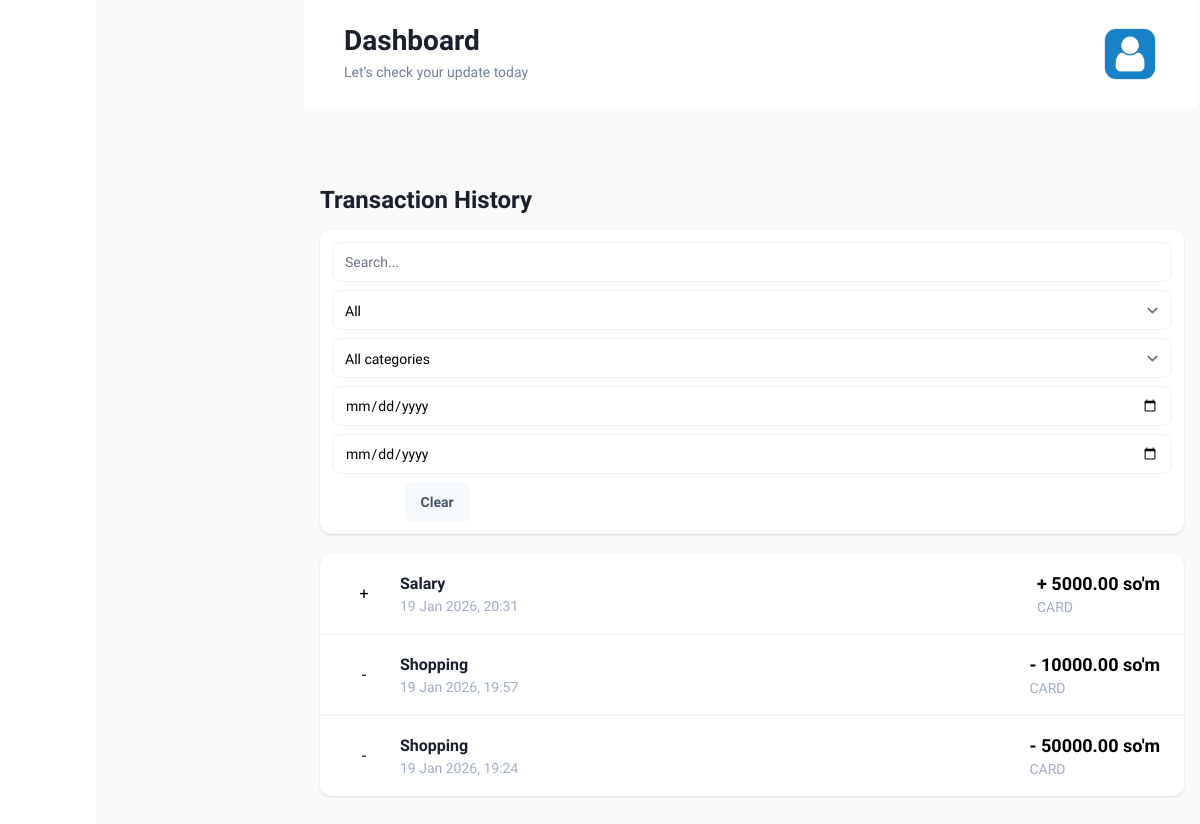
The app's page /history/ (signed in), older data.
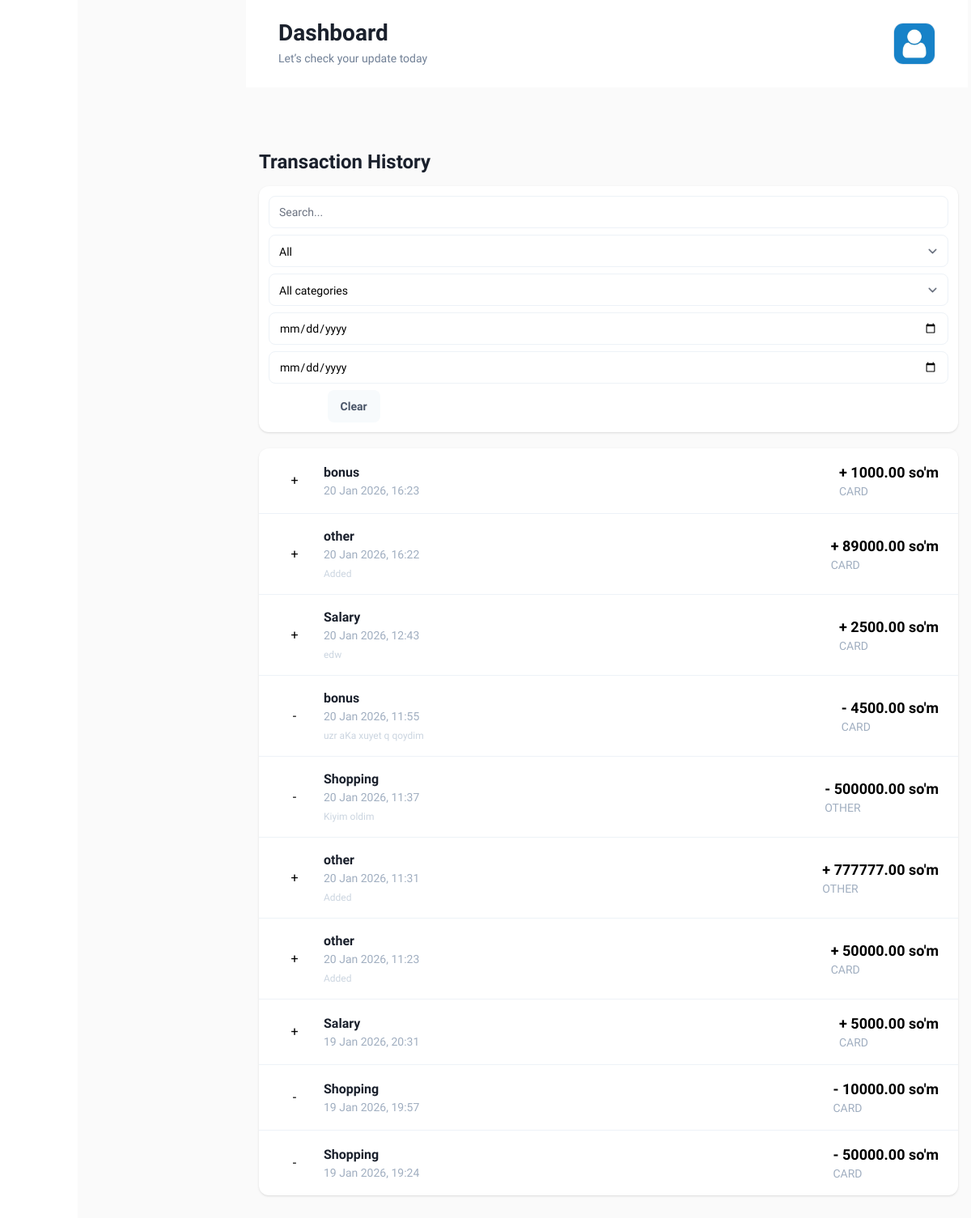
The same page, newer data.
### mainapp/models.py (models this page shows, shortened)
class IncomeOutcome(models.Model):
    TYPE_CHOICES = [
        ('income', 'Kirim'),
        ('expense', 'Chiqim'),
    ]
    author = models.ForeignKey(settings.AUTH_USER_MODEL, on_delete=models.CASCADE)
    wallet = models.ForeignKey(Wallet, on_delete=models.CASCADE, related_name='wallets')
    amount = models.DecimalField(max_digits=15, decimal_places=2)
    category = models.ForeignKey(Category, on_delete=models.CASCADE)
    type = models.CharField(max_length=8, choices=TYPE_CHOICES)
    comment = models.TextField()
    created = models.DateTimeField(auto_now_add=True)
    updated = models.DateTimeField(auto_now=True)

class Category(models.Model):
    TYPE_CHOICES = (
        ('income', 'Kirim'),
        ('expense', 'Chiqim'),
    )
    title = models.CharField(max_length=32)
    type_p = models.CharField(max_length=8, choices=TYPE_CHOICES)

class Wallet(models.Model):
    TYPE_CHOICES = (
        ('cash', 'CASH'),
        ('card', 'Bank card'),
        ('other', 'OTHER'),
    )
    CURRENCY_CHOICES=( ("UZS", ("UZS")),
        ("USD", ("USD")),)
    owner = models.ForeignKey(settings.AUTH_USER_MODEL, on_delete=models.CASCADE)
    title = models.CharField(max_length=32)
    type = models.CharField(max_length=16, choices=TYPE_CHOICES, default='other')
    balance = models.DecimalField(max_digits=15, decimal_places=2, default=Decimal('0.00'))
    created = models.DateTimeField(auto_now_add=True)
    currency=models.CharField(max_length=3,choices=CURRENCY_CHOICES)

### mainapp/views.py (the view, shortened to what this page needs)
# urls.py: path('history/', History.as_view(), name='history'),
class History(LoginRequiredMixin, View):
    def get(self, request):
        qs = (
            IncomeOutcome.objects
            .filter(author=request.user)
            .select_related("category", "wallet")
            .order_by("-created")
        )
        period = (request.GET.get("period") or "month").strip()
        now = timezone.localtime()
        if period == "day":
            qs = qs.filter(created__date=now.date())
        elif period == "week":
            start = (now - timedelta(days=7)).date()
            qs = qs.filter(created__date__gte=start, created__date__lte=now.date())
        elif period == "month":
            start = (now - timedelta(days=30)).date()
            qs = qs.filter(created__date__gte=start, created__date__lte=now.date())
        else:
            period = "month"
        q = (request.GET.get("q") or "").strip()
        tx_type = (request.GET.get("type") or "all").strip()
        cat = (request.GET.get("cat") or "all").strip()
        date_from = (request.GET.get("from") or "").strip()
        date_to = (request.GET.get("to") or "").strip()
        if tx_type in ("income", "expense"):
            qs = qs.filter(type=tx_type)
        if cat != "all" and cat.isdigit():
            qs = qs.filter(category_id=int(cat))
        if date_from:
            qs = qs.filter(created__date__gte=date_from)
        if date_to:
            qs = qs.filter(created__date__lte=date_to)
        agg = qs.aggregate(
            income=Sum("amount", filter=Q(type="income")),
            expense=Sum("amount", filter=Q(type="expense")),
        )
        income_sum = agg.get("income") or 0
        expense_sum = agg.get("expense") or 0
        profit_value = income_sum - expense_sum
        categories = Category.objects.all().order_by("title")
        context = {
            "histories": qs,
            "period": period,
            "categories": categories,
            "profit": profit_value,
            "f_q": q,
            "f_type": tx_type,
            "f_cat": cat,
            "f_from": date_from,
            "f_to": date_to,
        }
        return render(request, "history.html", context)

### templates/history.html (shortened to what the changed rows need)
{% extends "base.html" %}
{% block content %}
<div class="max-w-5xl mx-auto px-4 py-8" style="margin-top: 150px">
  <div class="flex flex-col gap-3 mb-5">
    <div class="flex flex-col md:flex-row md:items-center md:justify-between gap-3">
      <h2 class="text-2xl font-bold text-bgray-900 dark:text-white">
        Transaction History
      </h2>
    </div>
  </div>
  <div class="bg-white dark:bg-darkblack-600 rounded-xl shadow overflow-hidden">
    {% if histories %}
      <ul class="divide-y divide-bgray-200 dark:divide-darkblack-400">
        {% for tx in histories %}
        <li class="flex items-center justify-between px-6 py-4
                   hover:bg-bgray-50 dark:hover:bg-darkblack-500 transition">
          <div class="flex items-center gap-4">
            <div class="h-10 w-10 rounded-full flex items-center justify-center
                        {% if tx.type == 'income' %}
                          bg-blue-100 text-blue-600
                        {% else %}
                          bg-orange-100 text-orange-600
                        {% endif %}">
              {% if tx.type == 'income' %}+{% else %}-{% endif %}
            </div>
            <div>
              <p class="font-semibold text-bgray-900 dark:text-white">
                {{ tx.category.title }}
              </p>
              <p class="text-sm text-bgray-500">
                {{ tx.created|date:"d M Y, H:i" }}
              </p>
              {% if tx.comment %}
                <p class="text-xs text-bgray-400 mt-1">{{ tx.comment }}</p>
              {% endif %}
            </div>
          </div>
          <div class="text-right">
            <p class="text-lg font-bold
              {% if tx.type == 'income' %}text-blue-600{% else %}text-orange-600{% endif %}">
              {% if tx.type == 'income' %}+{% else %}-{% endif %}
              {{ tx.amount }} so'm
            </p>
            <p class="text-sm text-bgray-500">
              {{ tx.wallet.type|upper }}
            </p>
          </div>
        </li>
        {% endfor %}
      </ul>
    {% else %}
      <div class="text-center py-10 text-bgray-500">No transactions found</div>
    {% endif %}
  </div>
</div>
{% endblock %}

Row changes from the older to the newer data that the page shows:
added IncomeOutcome: category "bonus", created "20 Jan 2026, 16:23", amount "1000.00", wallet.type "CARD"
added IncomeOutcome: category "other", created "20 Jan 2026, 16:22", comment "Added", amount "89000.00", wallet.type "CARD"
added IncomeOutcome: category "Salary", created "20 Jan 2026, 12:43", comment "edw", amount "2500.00", wallet.type "CARD"
added IncomeOutcome: category "bonus", created "20 Jan 2026, 11:55", comment "uzr aKa xuyet q qoydim", amount "4500.00", wallet.type "CARD"
added IncomeOutcome: category "Shopping", created "20 Jan 2026, 11:37", comment "Kiyim oldim", amount "500000.00", wallet.type "OTHER"
added IncomeOutcome: category "other", created "20 Jan 2026, 11:31", comment "Added", amount "777777.00", wallet.type "OTHER"
added IncomeOutcome: category "other", created "20 Jan 2026, 11:23", comment "Added", amount "50000.00", wallet.type "CARD"
